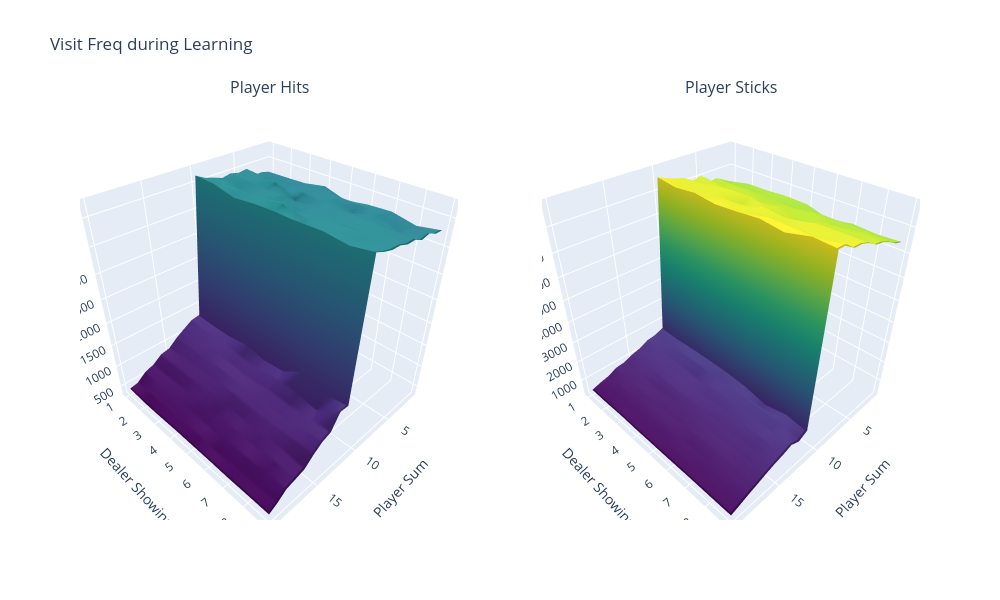

The notebook cell saved with this chart:
### Code cell
X = np.arange(1,21)
Y = np.arange(1,10)
plot_3d_surfaces(X, Y, [visit_freq[:,:,0], visit_freq[:,:,1]], titles=["Player Hits","Player Sticks"], heading="Visit Freq during Learning")

### Figure 1 — Plotly figure (JSON) as saved in the notebook; plotly's stock layout.template omitted (floating-point values rounded to 4 significant figures; data arrays with more than 128 entries replaced by an {"elided": "..."} marker saying what was removed)
{"data": [{"colorscale": [[0, "#440154"], [0.1111, "#482878"], [0.2222, "#3e4989"], [0.3333, "#31688e"], [0.4444, "#26828e"], [0.5556, "#1f9e89"], [0.6667, "#35b779"], [0.7778, "#6ece58"], [0.8889, "#b5de2b"], [1, "#fde725"]], "scene": "scene", "showscale": false, "type": "surface", "x": [1, 2, 3, 4, 5, 6, 7, 8, 9, 10, 11, 12, 13, 14, 15, 16, 17, 18, 19, 20], "y": [1, 2, 3, 4, 5, 6, 7, 8, 9], "z": {"elided": "10x21 float values"}}, {"colorscale": [[0, "#440154"], [0.1111, "#482878"], [0.2222, "#3e4989"], [0.3333, "#31688e"], [0.4444, "#26828e"], [0.5556, "#1f9e89"], [0.6667, "#35b779"], [0.7778, "#6ece58"], [0.8889, "#b5de2b"], [1, "#fde725"]], "scene": "scene2", "showscale": false, "type": "surface", "x": [1, 2, 3, 4, 5, 6, 7, 8, 9, 10, 11, 12, 13, 14, 15, 16, 17, 18, 19, 20], "y": [1, 2, 3, 4, 5, 6, 7, 8, 9], "z": {"elided": "10x21 float values"}}], "layout": {"annotations": [{"font": {"size": 16}, "showarrow": false, "text": "Player Hits", "x": 0.225, "xanchor": "center", "xref": "paper", "y": 1, "yanchor": "bottom", "yref": "paper"}, {"font": {"size": 16}, "showarrow": false, "text": "Player Sticks", "x": 0.775, "xanchor": "center", "xref": "paper", "y": 1, "yanchor": "bottom", "yref": "paper"}], "height": 600, "scene": {"domain": {"x": [0, 0.45], "y": [0, 1]}, "xaxis": {"title": {"text": "Player Sum"}}, "yaxis": {"title": {"text": "Dealer Showing"}}, "zaxis": {"title": {"text": "Value"}}}, "scene2": {"domain": {"x": [0.55, 1], "y": [0, 1]}, "xaxis": {"title": {"text": "Player Sum"}}, "yaxis": {"title": {"text": "Dealer Showing"}}, "zaxis": {"title": {"text": "Value"}}}, "title": {"text": "Visit Freq during Learning"}, "width": 1000}}
